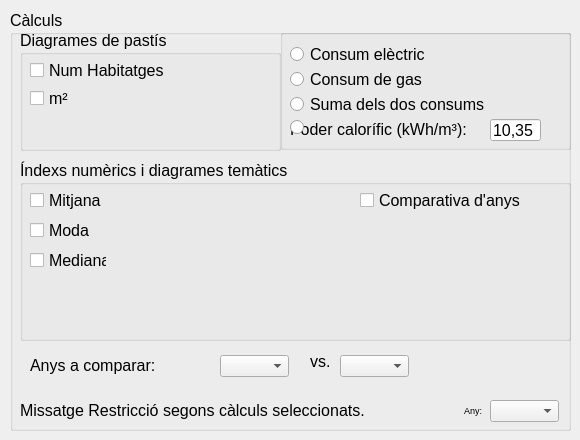
   <widget class="QWidget" name="tabLlumGas">
    <attribute name="title">
     <string>Consum Elèctric / Gas</string>
    </attribute>
    <widget class="QGroupBox" name="groupChecks_2">
     <property name="geometry">
      <rect>
       <x>10</x>
       <y>10</y>
       <width>561</width>
       <height>421</height>
      </rect>
     </property>
     <property name="font">
      <font>
       <pointsize>12</pointsize>
      </font>
     </property>
     <property name="title">
      <string>Càlculs</string>
     </property>
     <widget class="QLabel" name="labelRestriccio_2">
      <property name="geometry">
       <rect>
        <x>10</x>
        <y>385</y>
        <width>351</width>
        <height>31</height>
       </rect>
      </property>
      <property name="text">
       <string>&lt;html&gt;&lt;head/&gt;&lt;body&gt;&lt;p&gt;&lt;span style=&quot; font-size:12pt;&quot;&gt;Missatge Restricció segons càlculs seleccionats.&lt;/span&gt;&lt;/p&gt;&lt;/body&gt;&lt;/html&gt;</string>
      </property>
      <property name="textFormat">
       <enum>Qt::AutoText</enum>
      </property>
      <property name="wordWrap">
       <bool>true</bool>
      </property>
     </widget>
     <widget class="QGroupBox" name="groupDiagrames_2">
      <property name="geometry">
       <rect>
        <x>10</x>
        <y>20</y>
        <width>261</width>
        <height>121</height>
       </rect>
      </property>
      <property name="title">
       <string>Diagrames de pastís</string>
      </property>
      <widget class="QCheckBox" name="checkNumHabit_2">
       <property name="geometry">
        <rect>
         <x>10</x>
         <y>30</y>
         <width>151</width>
         <height>21</height>
        </rect>
       </property>
       <property name="toolTip">
        <string>Indica si vols calcular el nombre d'edificis de les entitats seleccionades amb les diferents qualitats energètiques</string>
       </property>
       <property name="text">
        <string>Num Habitatges</string>
       </property>
      </widget>
      <widget class="QCheckBox" name="checkm2_2">
       <property name="geometry">
        <rect>
         <x>10</x>
         <y>60</y>
         <width>81</width>
         <height>17</height>
        </rect>
       </property>
       <property name="toolTip">
        <string>Indica si vols calcular la quantitat de metres quadrats de les entitats seleccionades amb les diferents qualitats energètiques</string>
       </property>
       <property name="text">
        <string>m²</string>
       </property>
      </widget>
     </widget>
     <widget class="QGroupBox" name="groupBox_3">
      <property name="geometry">
       <rect>
        <x>270</x>
        <y>19</y>
        <width>291</width>
        <height>121</height>
       </rect>
      </property>
      <property name="title">
       <string/>
      </property>
      <widget class="QRadioButton" name="consumElectricButton">
       <property name="geometry">
        <rect>
         <x>10</x>
         <y>15</y>
         <width>191</width>
         <height>21</height>
        </rect>
       </property>
       <property name="text">
        <string>Consum elèctric</string>
       </property>
       <property name="checkable">
        <bool>true</bool>
       </property>
       <property name="checked">
        <bool>false</bool>
       </property>
      </widget>
      <widget class="QRadioButton" name="consumGasButton">
       <property name="geometry">
        <rect>
         <x>10</x>
         <y>40</y>
         <width>191</width>
         <height>21</height>
        </rect>
       </property>
       <property name="text">
        <string>Consum de gas</string>
       </property>
      </widget>
      <widget class="QLabel" name="labelPoderCalor">
       <property name="geometry">
        <rect>
         <x>10</x>
         <y>80</y>
         <width>211</width>
         <height>41</height>
        </rect>
       </property>
       <property name="font">
        <font>
         <pointsize>12</pointsize>
        </font>
       </property>
       <property name="text">
        <string>Poder calorífic (kWh/m³):</string>
       </property>
       <property name="wordWrap">
        <bool>true</bool>
       </property>
      </widget>
      <widget class="QLineEdit" name="poderCalorLine">
       <property name="geometry">
        <rect>
         <x>210</x>
         <y>90</y>
         <width>51</width>
         <height>22</height>
        </rect>
       </property>
       <property name="text">
        <string>10,35</string>
       </property>
      </widget>
      <widget class="QRadioButton" name="consumSumaButton">
       <property name="geometry">
        <rect>
         <x>10</x>
         <y>65</y>
         <width>201</width>
         <height>21</height>
        </rect>
       </property>
       <property name="text">
        <string>Suma dels dos consums</string>
       </property>
      </widget>
      <widget class="QRadioButton" name="consumInvisible_2">
       <property name="geometry">
        <rect>
         <x>10</x>
         <y>90</y>
         <width>171</width>
         <height>17</height>
        </rect>
       </property>
       <property name="text">
        <string/>
       </property>
      </widget>
     </widget>
     <widget class="QGroupBox" name="groupIndexs_2">
      <property name="geometry">
       <rect>
        <x>10</x>
        <y>150</y>
        <width>551</width>
        <height>181</height>
       </rect>
      </property>
      <property name="title">
       <string>Índexs numèrics i diagrames temàtics</string>
      </property>
      <widget class="QCheckBox" name="checkMitjana_2">
       <property name="geometry">
        <rect>
         <x>10</x>
         <y>30</y>
         <width>77</width>
         <height>20</height>
        </rect>
       </property>
       <property name="text">
        <string>Mitjana</string>
       </property>
      </widget>
      <widget class="QCheckBox" name="checkModa_2">
       <property name="geometry">
        <rect>
         <x>10</x>
         <y>60</y>
         <width>77</width>
         <height>20</height>
        </rect>
       </property>
       <property name="text">
        <string>Moda</string>
       </property>
      </widget>
      <widget class="QCheckBox" name="checkMediana_2">
       <property name="geometry">
        <rect>
         <x>10</x>
         <y>90</y>
         <width>77</width>
         <height>20</height>
        </rect>
       </property>
       <property name="text">
        <string>Mediana</string>
       </property>
       <property name="checked">
        <bool>false</bool>
       </property>
      </widget>
      <widget class="QCheckBox" name="checkComparativa">
       <property name="geometry">
        <rect>
         <x>340</x>
         <y>30</y>
         <width>201</width>
         <height>20</height>
        </rect>
       </property>
       <property name="text">
        <string>Comparativa d'anys</string>
       </property>
      </widget>
     </widget>
     <widget class="QComboBox" name="comboAny">
      <property name="geometry">
       <rect>
        <x>480</x>
        <y>390</y>
        <width>69</width>
        <height>22</height>
       </rect>
      </property>
     </widget>
     <widget class="QLabel" name="lblAny">
      <property name="geometry">
       <rect>
        <x>454</x>
        <y>390</y>
        <width>21</width>
        <height>20</height>
       </rect>
      </property>
      <property name="font">
       <font>
        <pointsize>7</pointsize>
       </font>
      </property>
      <property name="text">
       <string>Any:</string>
      </property>
     </widget>
     <widget class="QLabel" name="labelAnysComp">
      <property name="geometry">
       <rect>
        <x>20</x>
        <y>345</y>
        <width>191</width>
        <height>21</height>
       </rect>
      </property>
      <property name="text">
       <string>Anys a comparar:</string>
      </property>
     </widget>
     <widget class="QComboBox" name="comboAny1">
      <property name="geometry">
       <rect>
        <x>210</x>
        <y>345</y>
        <width>69</width>
        <height>22</height>
       </rect>
      </property>
     </widget>
     <widget class="QComboBox" name="comboAny2">
      <property name="geometry">
       <rect>
        <x>330</x>
        <y>345</y>
        <width>69</width>
        <height>22</height>
       </rect>
      </property>
     </widget>
     <widget class="QLabel" name="labelAnysVs">
      <property name="geometry">
       <rect>
        <x>300</x>
        <y>345</y>
        <width>47</width>
        <height>13</height>
       </rect>
      </property>
      <property name="text">
       <string>vs.</string>
      </property>
     </widget>
    </widget>
   </widget>
